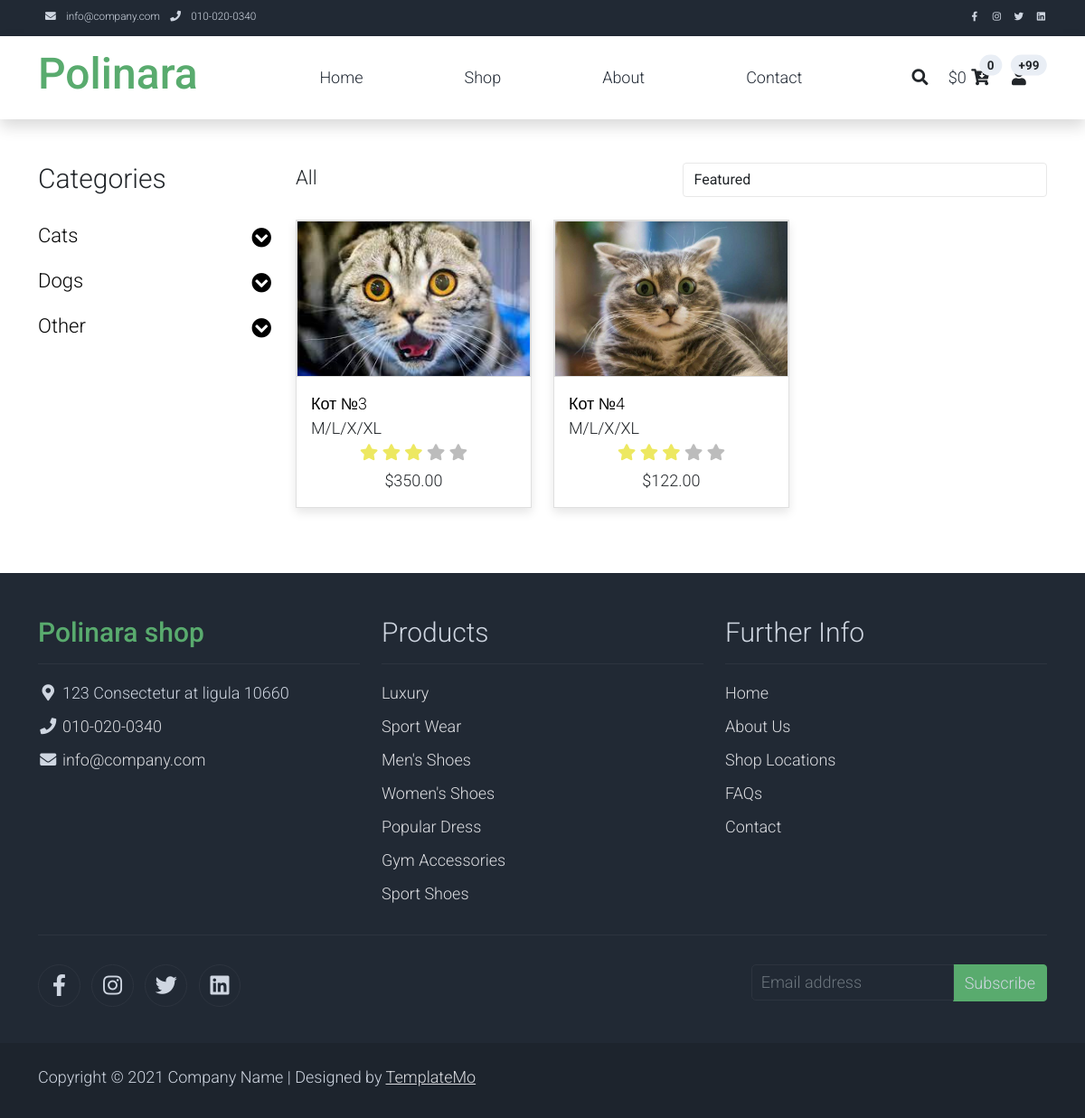
Page /udivlennaya-kiska/ on the committed database.
### shop/models.py (models this page shows, shortened)
class MainCatigory(models.Model):
    name = models.CharField(max_length=200, db_index=True)
    slug = models.SlugField(max_length=200, db_index=True, unique=True)
    class Meta:
        ordering = ('name',)
        verbose_name = 'Главная категория'
        verbose_name_plural = 'Главная категории'

class Product(models.Model):
    category = models.ForeignKey(Category, related_name='products', on_delete=models.CASCADE)
    name = models.CharField(max_length=200, db_index=True)
    slug = models.SlugField(max_length=200, db_index=True)
    image = models.ImageField(upload_to='products/%Y/%m/%d', blank=True)
    description = models.TextField(blank=True)
    price = models.DecimalField(max_digits=10, decimal_places=2)
    stock = models.PositiveIntegerField()
    available = models.BooleanField(default=True)
    created = models.DateTimeField(auto_now_add=True)
    updated = models.DateTimeField(auto_now=True)
    class Meta:
        ordering = ('name',)
        index_together = (('id', 'slug'),)
    def get_absolute_url(self):
        return reverse('shop:product_detail',
                        args=[self.id, self.slug])

### shop/views.py (the view)
# urls.py: path('<str:category_slug>/', views.product_list, name='product_list_by_category'),
def product_list(request, category_slug=None):
    category = None
    main_category = MainCatigory.objects.all()
    categories = []
    for mc in main_category:
        c = Category.objects.filter(main_category__name=mc.name)
        categories.append([mc.name, c])
    products = Product.objects.filter(available=True)
    test_dt = [1, 2, 3]
    if category_slug:
        category = get_object_or_404(Category, slug=category_slug)
        products = products.filter(category=category)
    return render(request,
                  'shop/product/list.html',
                  {
                    'category': category,
                   'categories': categories,
                   'products': products
                   })

### cart/cart.py (called while the page is built)
    def __len__(self):
        return sum(item['quantity'] for item in self.cart.values())

    def get_total_price(self):
        return sum(Decimal(item['price']) * item['quantity'] for item in
                self.cart.values())

### cart/context_processors.py (called while the page is built)
def cart(request):
    return {'cart': Cart(request)}

### shop/models.py (called while the page is built)
    def get_absolute_url(self):
        return reverse('shop:product_list_by_category',
                        args=[self.slug])

### shop/templates/shop/product/list.html (shortened to what this page needs)
{% extends "shop/base.html" %}
{% load static %}
{% block content %}
<div>
<div class="container py-5">
    <div class="row">
        <div class="col-lg-3">
            <h1 class="h2 pb-4">Categories</h1>
            <ul class="list-unstyled templatemo-accordion">
                {% for mc in categories %}
                <li class="pb-3">
                    <a class="collapsed d-flex justify-content-between h3 text-decoration-none" href="#">
                        {{ mc.0 }}
                        <i class="fa fa-fw fa-chevron-circle-down mt-1"></i>
                    </a>
                </li>
                {% endfor %}
            </ul>
        </div>
        <div class="col-lg-9">
            <div class="row">
                <div class="col-md-6">
                    <ul class="list-inline shop-top-menu pb-3 pt-1">
                        <li class="list-inline-item">
                            <a class="h3 text-dark text-decoration-none mr-3" href="/shop">All</a>
                        </li>
                    </ul>
                </div>
                <div class="col-md-6 pb-4">
                    <div class="d-flex">
                        <select class="form-control">
                            <option>Featured</option>
                        </select>
                    </div>
                </div>
            </div>
            <div class="row">
                {% for product in products %}
                <div class="col-md-4">
                    <div class="card mb-4 product-wap rounded-0">
                        <div class="card rounded-0">
                            <img class="card-img rounded-0 img-fluid" src="{% if product.image %}{{ product.image.url }}{% else %}{% static "img/no_image.png" %}{% endif %}" >
                        </div>
                        <div class="card-body">
                            <a href="{{ product.get_absolute_url }}" class="h3 text-decoration-none">{{ product.name }}</a>
                            <ul class="w-100 list-unstyled d-flex justify-content-between mb-0">
                                <li>M/L/X/XL</li>
                            </ul>
                            <ul class="list-unstyled d-flex justify-content-center mb-1">
                                <li>
                                    <i class="text-warning fa fa-star"></i>
                                    <i class="text-warning fa fa-star"></i>
                                    <i class="text-warning fa fa-star"></i>
                                    <i class="text-muted fa fa-star"></i>
                                    <i class="text-muted fa fa-star"></i>
                                </li>
                            </ul>
                            <p class="text-center mb-0">${{ product.price }}</p>
                        </div>
                    </div>
                </div>
                {% endfor %}
            </div>
        </div>
    </div>
</div>
</div>
{% endblock %}

### shop/static/css/templatemo.css (style rules this page uses)
body, ul, li, p, a, label, input, div { font-family: 'Roboto', sans-serif; font-size: 18px !important; font-weight: 300 !important; }
.h2 { font-family: 'Roboto', sans-serif; font-size: 30px !important; font-weight: 300; }
.h3 { font-family: 'Roboto', sans-serif; font-size: 22px !important; }
.text-warning { color: #ede861 !important; }
.text-muted { color: #bcbcbc !important; }
.templatemo-accordion a { color: #000; }
.product-wap { box-shadow: 0px 5px 10px 0px rgba(0, 0, 0, 0.10); }
.card.product-wap a { color: #000; }
.form-control { border: 1px solid #e8e8e8; }
.product-wap .h3, .product-wap li, .product-wap i, .product-wap p { font-size: 12px !important; }
@media (min-width: 992px) { .product-wap .h3, .product-wap li, .product-wap i, .product-wap p { font-size: 18px !important; } }

### shop/static/css/created.css (style rules this page uses)
* { margin: 0; padding: 0 }

### rows in the picture
MainCatigory: name "Cats"
MainCatigory: name "Dogs"
MainCatigory: name "Other"
Product: image (picture), name "Кот №3", price "350.00"
Product: image (picture), name "Кот №4", price "122.00"

### other values in the picture
{{ cart.get_total_price }} "0"
{{ total_items }} "0"
